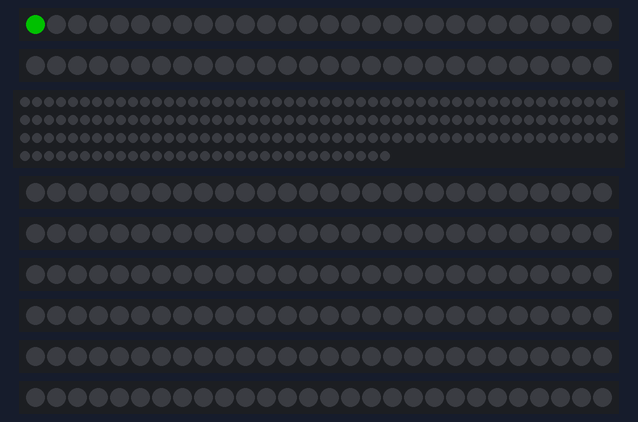
A sketch run on a simulated Arduino Uno, built with avr-gcc and run on an emulated ATmega328P. Parts: 8 × 28 RGB LEDs in strip order, left to right, 181 RGB LEDs in strip order, left to right, continuing on the next row. Dim RGB values are drawn brighter than linear; colours are those a GRB WS2812 strip shows for the declared byte order; what the sketch prints to the serial monitor is not drawn.

Above: at 0.18 s.
At 0.83 s:
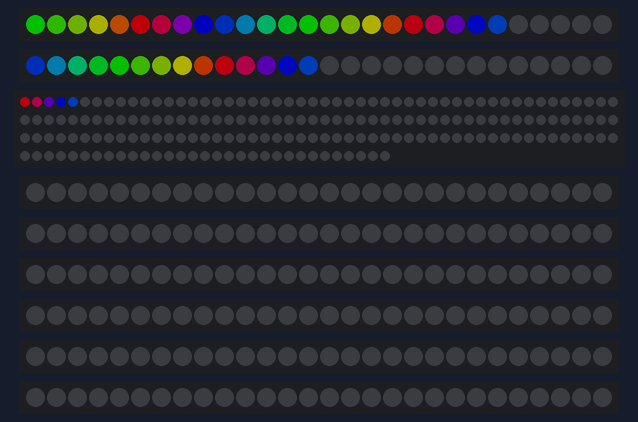
At 1.48 s:
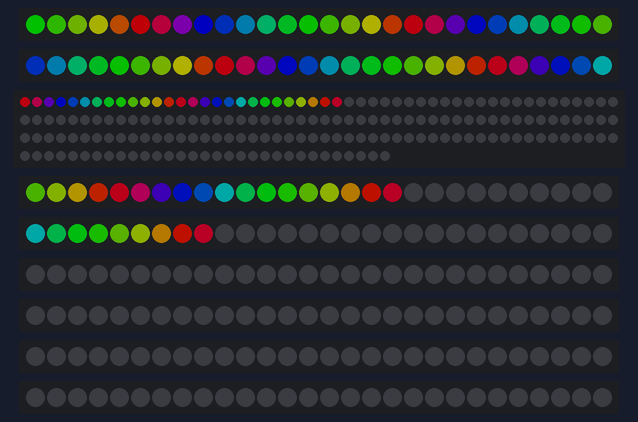
At 2.14 s:
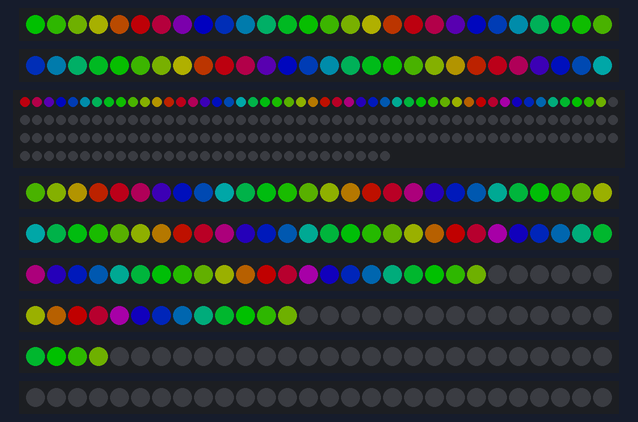
At 2.79 s:
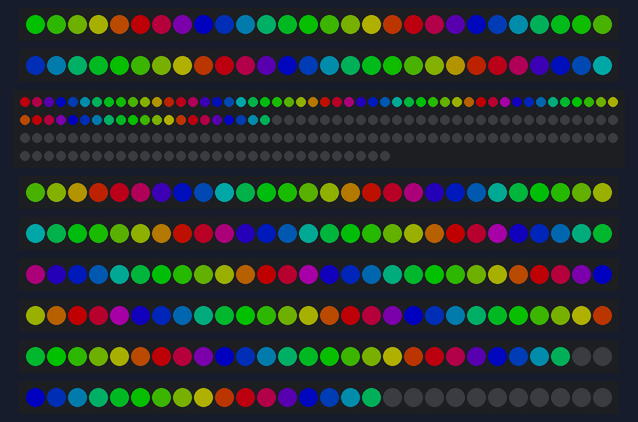
At 5.4 s:
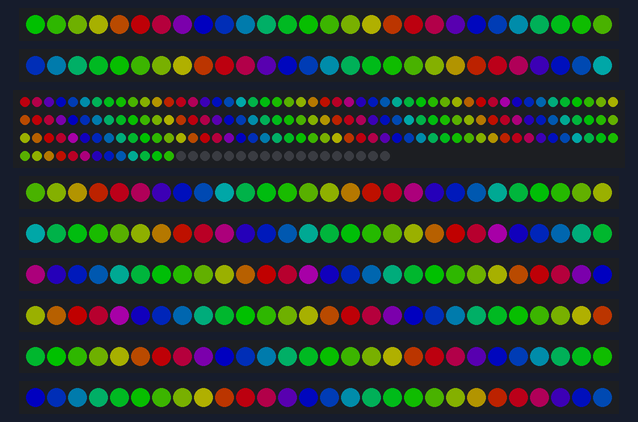

The sketch:

lightpole.ino
```cpp
#include "FastLED.h"

// How many leds in your strip?
#define NUM_LEDS 28

// For led chips like Neopixels, which have a data line, ground, and power, you just
// need to define DATA_PIN.  For led chipsets that are SPI based (four wires - data, clock,
// ground, and power), like the LPD8806, define both DATA_PIN and CLOCK_PIN
#define DATA_PIN 8
#define CLOCK_PIN 13


// Define the array of leds
CRGB strip[NUM_LEDS][9];

void setup() {
  Serial.begin(57600);
  Serial.println("resetting");
  // LEDs are at addresses //36 - 52, step 2
  LEDS.addLeds<WS2812,36,RGB>(strip[0],NUM_LEDS);
  LEDS.addLeds<WS2812,38,RGB>(strip[1],NUM_LEDS);
  LEDS.addLeds<WS2812,40,RGB>(strip[2],181);// light pole
  LEDS.addLeds<WS2812,42,RGB>(strip[3],NUM_LEDS);
  LEDS.addLeds<WS2812,44,RGB>(strip[4],NUM_LEDS);
  LEDS.addLeds<WS2812,46,RGB>(strip[5],NUM_LEDS);
  LEDS.addLeds<WS2812,48,RGB>(strip[6],NUM_LEDS);
  LEDS.addLeds<WS2812,50,RGB>(strip[7],NUM_LEDS);
  LEDS.addLeds<WS2812,52,RGB>(strip[8],NUM_LEDS);

  LEDS.setBrightness(84);
}

void loop() {
  // put your main code here, to run repeatedly:
  for (int i=0; i < 181; i++) {
    strip[0][i] = CHSV(i * 20, 255, 255);
    FastLED.show();
    delay(10);
  }
}
```
